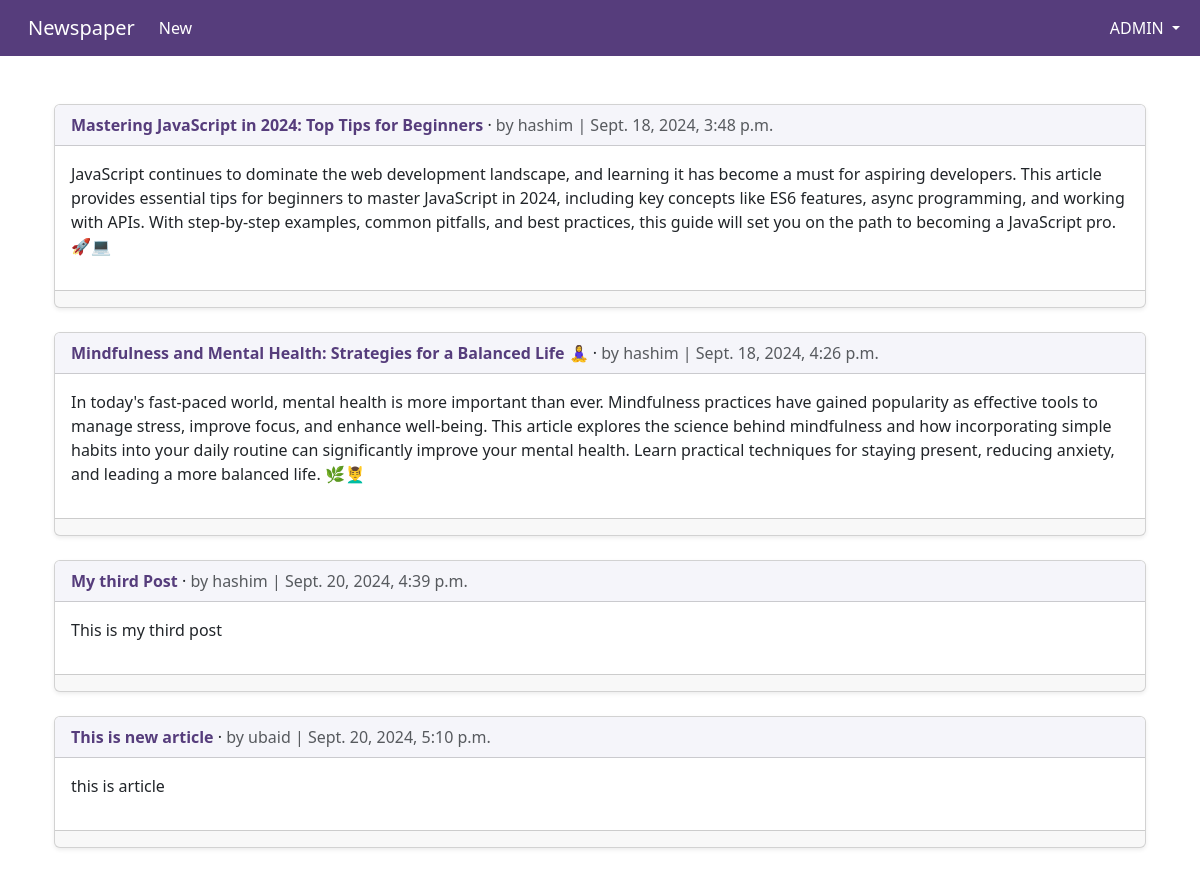
/articles/ (signed in), run on the app's committed database.
### accounts/models.py (models this page shows)
class CustomUser(AbstractUser):
    age = models.PositiveIntegerField(null=True, blank=True)
    address = models.CharField(max_length=255, null=True, blank=True)
    city = models.CharField(max_length=100, null=True, blank=True)
    state = models.CharField(max_length=100, null=True, blank=True)
    country = models.CharField(max_length=100, null=True, blank=True)
    zip = models.CharField(max_length=100, null=True, blank=True)
    phone = models.CharField(max_length=100, null=True, blank=True)
    def __str__(self):
        return self.username

### articles/models.py (models this page shows, shortened)
class Article(models.Model):
    title = models.CharField(max_length=255)
    body = models.TextField()
    date = models.DateTimeField(auto_now_add=True)
    author = models.ForeignKey(
        settings.AUTH_USER_MODEL,
        on_delete=models.CASCADE,
    )
    def get_absolute_url(self):
        return reverse("article_detail", args=[str(self.pk)])

### articles/views.py (the view)
# urls.py: path("", ArticleListView.as_view(), name="articles"),
class ArticleListView(ListView):
    model = Article
    template_name = "home.html"
    context_object_name = "articles"

### templates/home.html (shortened to what this page needs)
{% extends "base.html" %}
{% block content %}
<div class="container mt-5">
{% if user.is_authenticated %}
    {% for article in articles %}
    <div class="card mb-4 shadow-sm">
        <div class="card-header" style="background-color: #f5f5fa;">
            <span class="fw-bold">
                <a href="{{ article.get_absolute_url }}" style="color: #563d7c; text-decoration: none;">{{article.title}}</a>
            </span> &middot;
            <span class="text-muted">by {{article.author}} | {{article.date}}</span>
        </div>
        <div class="card-body">
            <p>{{ article.body }}</p>
        </div>
        <div class="card-footer text-center">
        </div>
    </div>
    {% endfor %}
    {% endif %}
</div>
{% endblock content %}

### templates/base.html (shortened to what this page needs)
<!DOCTYPE html>
<html>
<head>
    <link href="https://cdn.jsdelivr.net/npm/bootstrap@5.3.3/dist/css/bootstrap.min.css" rel="stylesheet">
</head>
<body>
    <nav class="navbar navbar-expand-lg" style="background-color: #563d7c; color: #fff;">
        <div class="container-fluid">
            <a class="navbar-brand text-white ms-3" href="{% url 'articles' %}"> Newspaper</a>
            <div class="collapse navbar-collapse" id="navbarSupportedContent">
                <ul class="navbar-nav me-auto mb-2 mb-lg-0">
                    {% if user.is_authenticated %}
                    <li class="nav-item">
                        <a href="{% url 'article_new' %}" class="nav-link text-white"> New</a>
                    </li>
                </ul>
                <ul class="navbar-nav">
                    <li class="nav-item dropdown">
                        <a class="nav-link dropdown-toggle text-uppercase text-white" href="#" role="button"
                            data-bs-toggle="dropdown" aria-expanded="false">
                             {{ user.username }}
                        </a>
                    </li>
                </ul>
            {% endif %}
        </div>
    </nav>
    <main>
        <div class="container">
            {% block content %}
            {% endblock content %}
        </div>
    </main>
</body>
</html>

### data on the page
CustomUser: username "ADMIN"
Article: title "Mastering JavaScript in 2024: Top Tips for Beginners", author "hashim", date "Sept. 18, 2024, 3:48 p.m.", body "JavaScript continues to dominate the web development landscape, and learning it has become a must for aspiring developers. This article provides essential tips for beginners to master JavaScript in 2024, including key concepts like ES6 features, async programming, and working with APIs. With step-by-step examples, common pitfalls, and best practices, this guide will set you on the path to becoming a JavaScript pro. 🚀💻"
Article: title "Mindfulness and Mental Health: Strategies for a Balanced Life 🧘‍♀️", author "hashim", date "Sept. 18, 2024, 4:26 p.m.", body "In today's fast-paced world, mental health is more important than ever. Mindfulness practices have gained popularity as effective tools to manage stress, improve focus, and enhance well-being. This article explores the science behind mindfulness and how incorporating simple habits into your daily routine can significantly improve your mental health. Learn practical techniques for staying present, reducing anxiety, and leading a more balanced life. 🌿💆‍♂️"
Article: title "My third Post", author "hashim", date "Sept. 20, 2024, 4:39 p.m.", body "This is my third post"
Article: title "This is new article", author "ubaid", date "Sept. 20, 2024, 5:10 p.m.", body "this is article"
